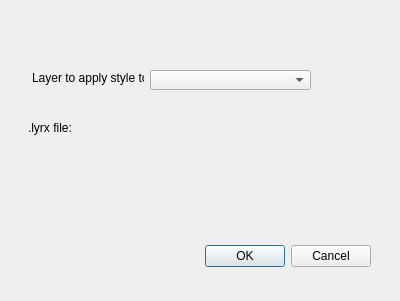
<?xml version="1.0" encoding="UTF-8"?>
<ui version="4.0">
 <class>readLyrxDialogBase</class>
 <widget class="QDialog" name="readLyrxDialogBase">
  <property name="geometry">
   <rect>
    <x>0</x>
    <y>0</y>
    <width>400</width>
    <height>301</height>
   </rect>
  </property>
  <property name="windowTitle">
   <string>readLyrx</string>
  </property>
  <widget class="QDialogButtonBox" name="button_box">
   <property name="geometry">
    <rect>
     <x>30</x>
     <y>240</y>
     <width>341</width>
     <height>32</height>
    </rect>
   </property>
   <property name="orientation">
    <enum>Qt::Horizontal</enum>
   </property>
   <property name="standardButtons">
    <set>QDialogButtonBox::Cancel|QDialogButtonBox::Ok</set>
   </property>
  </widget>
  <widget class="QgsFileWidget" name="file_select">
   <property name="geometry">
    <rect>
     <x>120</x>
     <y>120</y>
     <width>191</width>
     <height>20</height>
    </rect>
   </property>
   <property name="dialogTitle">
    <string>Choose a lyrx file for symbology to load</string>
   </property>
   <property name="filter">
    <string>Arcgis Pro Layer (*.lyrx) ;; </string>
   </property>
  </widget>
  <widget class="QLabel" name="file_label">
   <property name="geometry">
    <rect>
     <x>28</x>
     <y>120</y>
     <width>81</width>
     <height>16</height>
    </rect>
   </property>
   <property name="text">
    <string>.lyrx file: </string>
   </property>
  </widget>
  <widget class="QLabel" name="layer_label">
   <property name="geometry">
    <rect>
     <x>32</x>
     <y>70</y>
     <width>112</width>
     <height>16</height>
    </rect>
   </property>
   <property name="text">
    <string>Layer to apply style to:</string>
   </property>
  </widget>
  <widget class="QgsMapLayerComboBox" name="layer_select">
   <property name="geometry">
    <rect>
     <x>150</x>
     <y>70</y>
     <width>161</width>
     <height>20</height>
    </rect>
   </property>
   <property name="excludedProviders">
    <stringlist>
     <string>wms</string>
     <string>wmts</string>
    </stringlist>
   </property>
  </widget>
 </widget>
 <customwidgets>
  <customwidget>
   <class>QgsFileWidget</class>
   <extends>QWidget</extends>
   <header>qgsfilewidget.h</header>
  </customwidget>
  <customwidget>
   <class>QgsMapLayerComboBox</class>
   <extends>QComboBox</extends>
   <header>qgsmaplayercombobox.h</header>
  </customwidget>
 </customwidgets>
 <resources/>
 <connections>
  <connection>
   <sender>button_box</sender>
   <signal>accepted()</signal>
   <receiver>readLyrxDialogBase</receiver>
   <slot>accept()</slot>
   <hints>
    <hint type="sourcelabel">
     <x>20</x>
     <y>20</y>
    </hint>
    <hint type="destinationlabel">
     <x>20</x>
     <y>20</y>
    </hint>
   </hints>
  </connection>
  <connection>
   <sender>button_box</sender>
   <signal>rejected()</signal>
   <receiver>readLyrxDialogBase</receiver>
   <slot>reject()</slot>
   <hints>
    <hint type="sourcelabel">
     <x>20</x>
     <y>20</y>
    </hint>
    <hint type="destinationlabel">
     <x>20</x>
     <y>20</y>
    </hint>
   </hints>
  </connection>
 </connections>
</ui>
